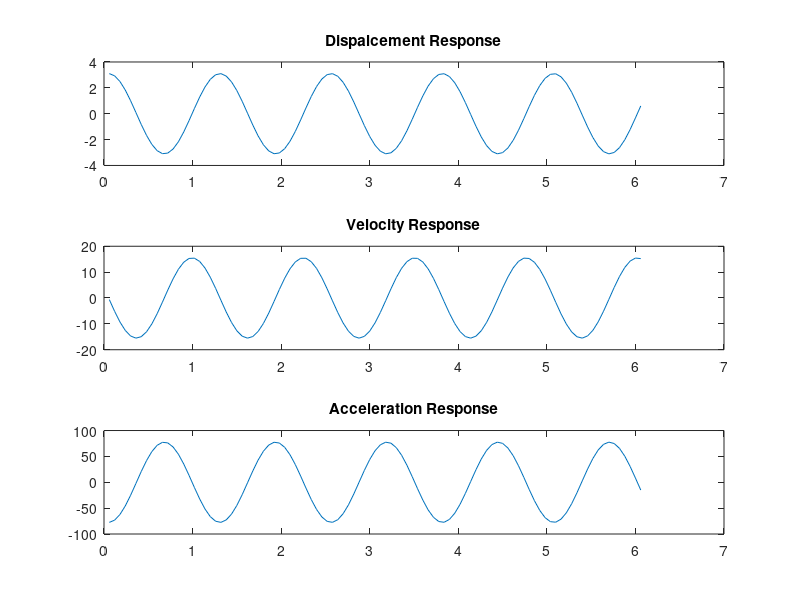

MATLAB code for this plot:
%FREE VIBRATION RESPONSE -  A spring mass system with a mass of 20 lb-sec^2/in and a stiffness of 500
% lb/in is subject to initial displacement x0=3 and v0 = 4. plot the
% variations of the mass displacement, velocity, and acceleration

for i=1:101,
    t_(i) = 6 * i/100;
    x_(i) =  3.1048 * sin(5*t_(i) + 1.3102);
    x1_(i) = 15.524 * cos(5*t_(i) + 1.3102);
    x2_(i) = -77.62 * sin(5*t_(i) + 1.3102);
end
subplot(3,1,1);
plot(t_,x_);
title('Dispalcement Response');

subplot(3,1,2);
plot(t_,x1_);
title('Velocity Response');

subplot(3,1,3);
plot(t_,x2_);
title("Acceleration Response");

